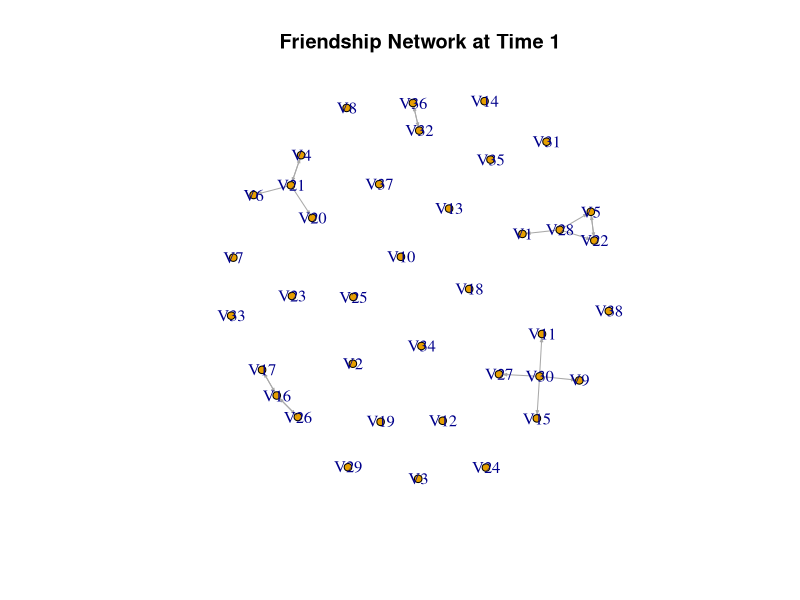
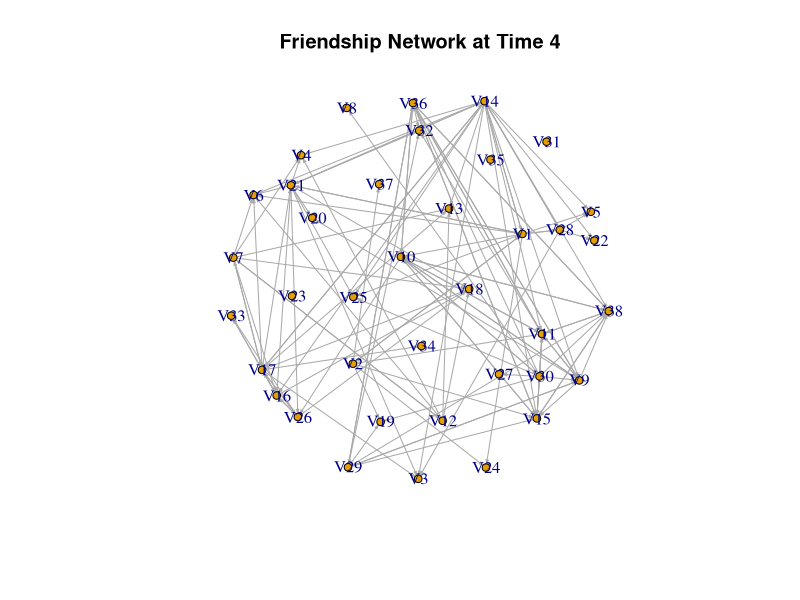
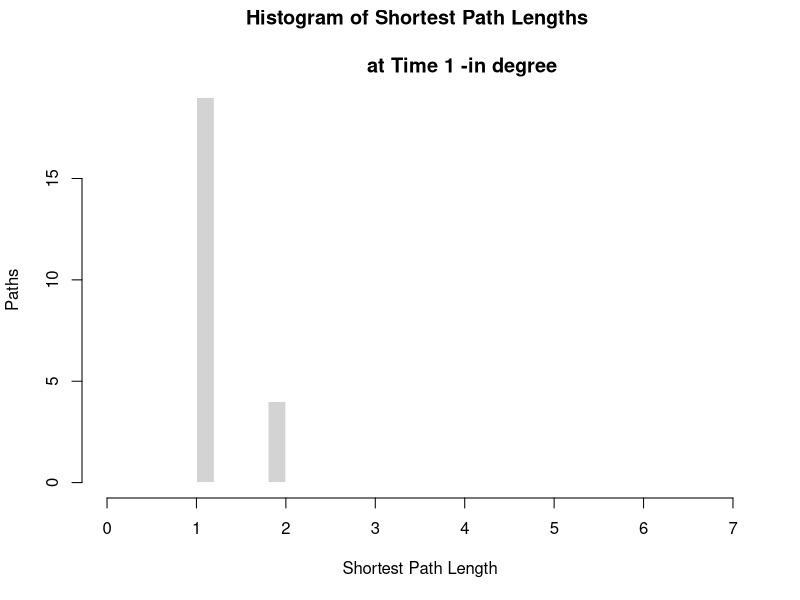
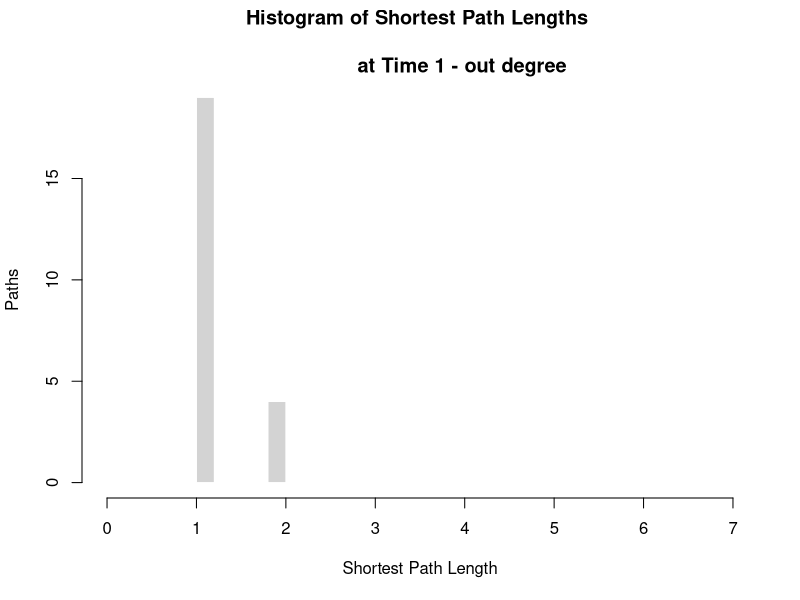
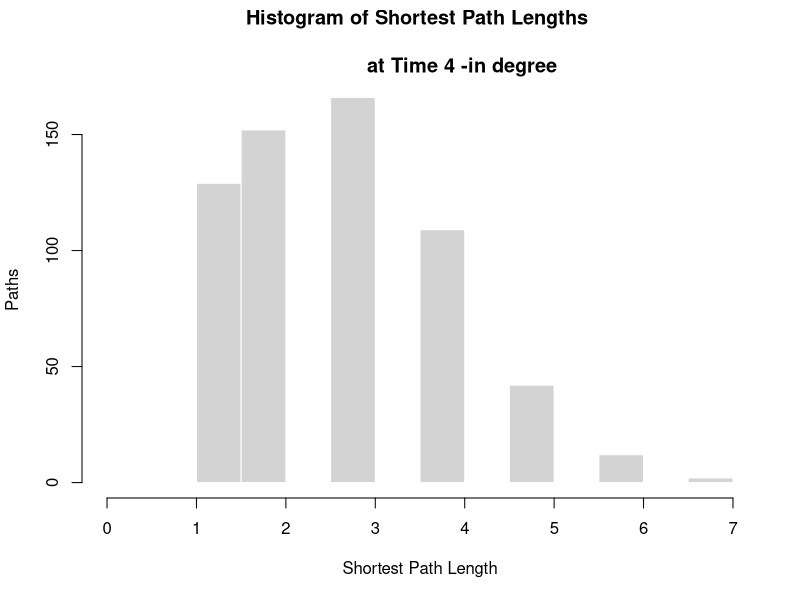
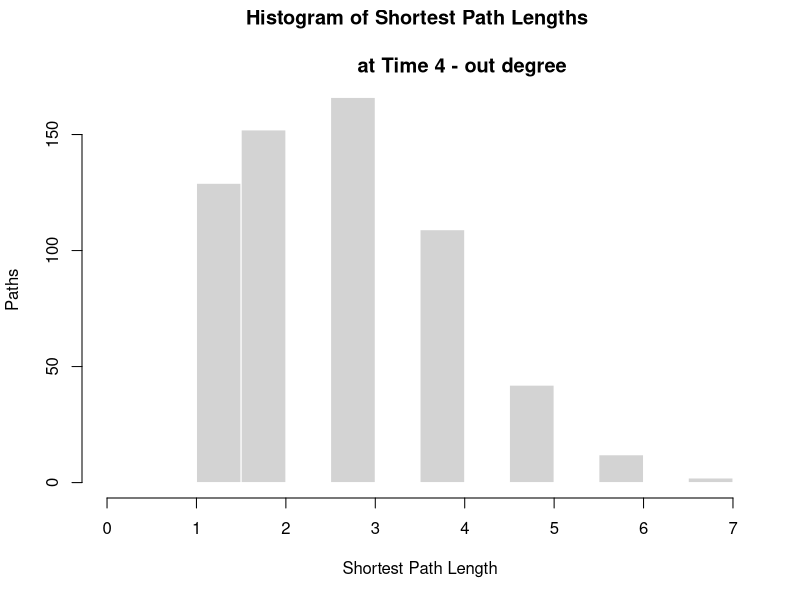

Here is the R script that generated these plots, in order: (Note: this script raises an error after producing the figures.)
## ---- chunk 1
#| echo: false
#| warning: false
# load the necessary libraries
library(igraph)
library(dplyr)
library(sna)
library(tidyverse)
# for plotting network that contains negative ties
library(qgraph)
## ---- chunk 2
# data collected at the beginning of the study

# load the adjacency matr1ix 
df1 <- read.csv('./data/t1.dat', header = FALSE, sep = '')
df4 <- read.csv('./data/t4.dat', header = FALSE, sep = '')

# handling missing values
df1[df1 == 6| df1 == 9] <- 0
df4[df4 == 6| df4 == 9] <- 0

# attributes 
atr1 <- read.csv('./data/cov1.dat', header = FALSE, sep = '') 
atr4 <- read.csv('./data/cov4.dat', header = FALSE, sep = '')
atr1$node_id <- colnames(df1)
atr4$node_id <- colnames(df4)
## ---- chunk 3
# turn original data frame into a matr1ix
mtx_t1 <- as.matrix(df1)
mtx_t4 <- as.matrix(df4)
# positive ties 
mtx_t1[mtx_t1 %in% 1:3] <- 1
mtx_t4[mtx_t4 %in% 1:3] <- 1
 # neutral ties
mtx_t1[mtx_t1 == 4] <- 0
mtx_t4[mtx_t4 == 4] <- 0
 # negative ties 
mtx_t1[mtx_t1 == 5] <- 0
mtx_t4[mtx_t4 == 5] <- 0

# turn matr1ix into a graph
diag(mtx_t1) <- 0 # set the values in diagonal dir to 0 
diag(mtx_t4) <- 0
## ---- chunk 4
# period 1 
grph1 <- graph_from_adjacency_matrix(mtx_t1, weighted = FALSE, 
                                     mode = 'directed')
# fixed position
set.seed(7)
pos = layout_with_fr(grph1)
# length(E(grph1))
# length(as_edgelist(grph1))
plot.igraph(grph1, vertex.label = V(grph1)$name,vertex.size= 4,
            edge.color='darkgrey',edge.arrow.size=.2,
            layout= pos, 
            main='Friendship Network at Time 1')
# period 4 
grph4 <- graph_from_adjacency_matrix(mtx_t4, weighted = FALSE,
                                     mode = 'directed')
plot.igraph(grph4, vertex.label = V(grph4)$name,vertex.size= 4,
            edge.color='darkgrey',edge.arrow.size=.2,
            layout= pos, 
            main='Friendship Network at Time 4')
## ---- chunk 5
#| echo: false
# average degree
  # period 1 
avg_in_degree_t1 <- round(mean(igraph::degree(grph1, mode = 'in')), 2)
avg_out_degree_t1 <- round(mean(igraph::degree(grph1, mode = 'out')), 2)
  # period 4 
avg_in_degree_t4 <- round(mean(igraph::degree(grph4, mode = 'in')), 2)
avg_out_degree_t4 <- round(mean(igraph::degree(grph4, mode = 'out')), 2)
# standard deviation of degree
  # period 1
sd_ind_t1 <- round(sd(igraph::degree(grph1, mode = 'in')), 2)
sd_outd_t1 <- round(sd(igraph::degree(grph1, mode = 'out')), 2)
  # period 4
sd_ind_t4 <- round(sd(igraph::degree(grph4, mode = 'in')), 2)
sd_outd_t4 <- round(sd(igraph::degree(grph4, mode = 'out')), 2)

# density
d_t1 <- round(igraph::edge_density(grph1), 2)
d_t4 <- round(igraph::edge_density(grph4), 2)
# reciprocity 
rp_t1 <- round(igraph::reciprocity(grph1), 2)
rp_t4 <- round(igraph::reciprocity(grph4), 2)
# transitivity 
tv_t1 <- round(igraph::transitivity(grph1), 2) 
tv_t4 <- round(igraph::transitivity(grph4), 2) 

# table 
tribble(
  ~'' , ~Time_1, ~Time_4,
  I("in degree (μ)"), avg_in_degree_t1, avg_in_degree_t4,
  I("in degree (α)"), sd_ind_t1, sd_ind_t4,
  I("out degree (μ)"), avg_out_degree_t1, avg_out_degree_t4,
  I("out degree (α)"), sd_outd_t1, sd_outd_t4,
  "density", d_t1, d_t4,
  "reciprocity", rp_t1, rp_t4,
  "transitivity", tv_t1, tv_t4
  
)
## ---- chunk 6
#| warning: false
# period 1
# in degree
shortest_paths_t1 <- shortest_paths(grph1, from = 1, to = 38)
shortest_paths_mtx_t1 <- distances(grph1, mode = 'in')
  # remove self loop
shortest_path_lengths_t1 <- as.vector(shortest_paths_mtx_t1[shortest_paths_mtx_t1 > 0]) 

  # visualization
hist(shortest_path_lengths_t1, 
     main = I("Histogram of Shortest Path Lengths \n 
              at Time 1 -in degree"), 
     xlab = "Shortest Path Length", 
     ylab = "Paths", 
     xlim = c(0, 7), 
     border = "white")
# out degree
sp_t1_out <- shortest_paths(grph1, from = 1, to = 38)
sp_mtx_t1 <- distances(grph1, mode = 'out')
  # remove self loop
sp_t1_out_lengths <- as.vector(sp_mtx_t1[sp_mtx_t1 > 0])
  # visualization
hist(sp_t1_out_lengths, 
     main = I("Histogram of Shortest Path Lengths \n 
              at Time 1 - out degree"), 
     xlab = "Shortest Path Length", 
     ylab = "Paths", 
     xlim = c(0, 7), 
     border = "white")

# period 4
shortest_paths_t4 <- shortest_paths(grph4, from = 1, to = 38)
shortest_paths_mtx_t4 <- distances(grph4, mode = 'in')
# remove self loop
shortest_path_lengths_t4 <- as.vector(shortest_paths_mtx_t4[shortest_paths_mtx_t4 > 0]) 

# visualization
hist(shortest_path_lengths_t4, 
     main = I("Histogram of Shortest Path Lengths \n 
              at Time 4 -in degree"), 
     xlab = "Shortest Path Length", 
     ylab = "Paths", 
     xlim = c(0, 7), 
     border = "white")
# out degree
sp_t4_out <- shortest_paths(grph4, from = 1, to = 38)
sp_mtx_t4 <- distances(grph4, mode = 'out')
  # remove self loop
sp_t4_out_lengths <- as.vector(sp_mtx_t4[sp_mtx_t4 > 0])
  # visualization
hist(sp_t4_out_lengths, 
     main = I("Histogram of Shortest Path Lengths \n 
              at Time 4 - out degree"), 
     xlab = "Shortest Path Length", 
     ylab = "Paths", 
     xlim = c(0, 7), 
     border = "white")
## ---- chunk 7
#| echo: false
# the number of ties in each network
length(as_edgelist(grph1)) #38
length(as_edgelist(grph4)) #258
# the number of isolated nodes
length(isolates(mtx_t1)) # 20
length(isolates(mtx_t4)) # 3
is_directed(grph4)
## ---- chunk 8
atr4$node_id[1:10]
## ---- chunk 9
# adding attribute to the exsiting network
 # V2 = gender
atr1[match(V(nl_uni_t1)$name, atr1$node_id), ]$V2
## ---- chunk 10
# time 1
V(grph1)$gender <- atr1[match(V(grph1)$name, atr1$node_id), ]$V2
plot.igraph(grph1,
            vertex.label= V(grph1)$name, vertex.size= 4,
            vertex.color= ifelse(V(grph1)$gender == 1,'royalblue','pink'), 
            #1 = male, 2 = female
            edge.color='darkgrey',edge.arrow.size=.2,
            layout= pos,
            main='Friendship Network at Time 1 \nblue: male, pink: female')
# time 4
V(grph4)$gender <- atr1[match(V(grph4)$name, atr1$node_id), ]$V2
plot.igraph(grph4,vertex.label= V(grph4)$name, vertex.size= 4,
            vertex.color= ifelse(V(grph4)$gender == 1,'royalblue','pink'), 
            #1 = male, 2 = female
            edge.color='darkgrey',edge.arrow.size=.2,
            layout= pos,
            main='Friendship Network at Time 4 \nblue: male, pink: female'
            )
## ---- chunk 11
